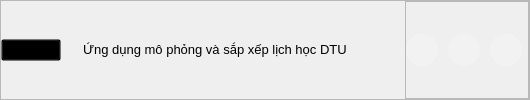
       <widget class="QFrame" name="frame_header">
        <property name="sizePolicy">
         <sizepolicy hsizetype="Expanding" vsizetype="Fixed">
          <horstretch>0</horstretch>
          <verstretch>0</verstretch>
         </sizepolicy>
        </property>
        <property name="styleSheet">
         <string notr="true"/>
        </property>
        <property name="frameShape">
         <enum>QFrame::StyledPanel</enum>
        </property>
        <property name="frameShadow">
         <enum>QFrame::Raised</enum>
        </property>
        <layout class="QHBoxLayout" name="horizontalLayout_4">
         <property name="spacing">
          <number>14</number>
         </property>
         <property name="leftMargin">
          <number>0</number>
         </property>
         <property name="topMargin">
          <number>0</number>
         </property>
         <property name="rightMargin">
          <number>0</number>
         </property>
         <property name="bottomMargin">
          <number>0</number>
         </property>
         <item alignment="Qt::AlignLeft">
          <widget class="QPushButton" name="button_menu">
           <property name="sizePolicy">
            <sizepolicy hsizetype="Fixed" vsizetype="Fixed">
             <horstretch>0</horstretch>
             <verstretch>0</verstretch>
            </sizepolicy>
           </property>
           <property name="minimumSize">
            <size>
             <width>60</width>
             <height>0</height>
            </size>
           </property>
           <property name="styleSheet">
            <string notr="true">QPushButton {
	background: transparent;
}</string>
           </property>
           <property name="text">
            <string/>
           </property>
           <property name="icon">
            <iconset>
             <normaloff>../resources/icon_menu_gray.svg</normaloff>../resources/icon_menu_gray.svg</iconset>
           </property>
           <property name="iconSize">
            <size>
             <width>20</width>
             <height>20</height>
            </size>
           </property>
          </widget>
         </item>
         <item alignment="Qt::AlignLeft">
          <widget class="QLabel" name="label_windowTitle">
           <property name="sizePolicy">
            <sizepolicy hsizetype="Fixed" vsizetype="Fixed">
             <horstretch>0</horstretch>
             <verstretch>0</verstretch>
            </sizepolicy>
           </property>
           <property name="font">
            <font>
             <family>Segoe UI</family>
             <pointsize>10</pointsize>
            </font>
           </property>
           <property name="styleSheet">
            <string notr="true">padding-left: 5px;</string>
           </property>
           <property name="text">
            <string>Ứng dụng mô phỏng và sắp xếp lịch học DTU</string>
           </property>
          </widget>
         </item>
         <item>
          <spacer name="horizontalSpacer">
           <property name="orientation">
            <enum>Qt::Horizontal</enum>
           </property>
           <property name="sizeHint" stdset="0">
            <size>
             <width>40</width>
             <height>20</height>
            </size>
           </property>
          </spacer>
         </item>
         <item alignment="Qt::AlignRight">
          <widget class="QFrame" name="frameTopRightButton">
           <property name="sizePolicy">
            <sizepolicy hsizetype="Preferred" vsizetype="Preferred">
             <horstretch>0</horstretch>
             <verstretch>0</verstretch>
            </sizepolicy>
           </property>
           <property name="minimumSize">
            <size>
             <width>122</width>
             <height>32</height>
            </size>
           </property>
           <property name="styleSheet">
            <string notr="true">QPushButton{
	background-color: #f2f2f2f2;
	border-radius: 16px;
}
</string>
           </property>
           <property name="frameShape">
            <enum>QFrame::StyledPanel</enum>
           </property>
           <property name="frameShadow">
            <enum>QFrame::Raised</enum>
           </property>
           <property name="lineWidth">
            <number>1</number>
           </property>
           <layout class="QHBoxLayout" name="horizontalLayout_5">
            <property name="spacing">
             <number>10</number>
            </property>
            <property name="leftMargin">
             <number>0</number>
            </property>
            <property name="topMargin">
             <number>0</number>
            </property>
            <property name="rightMargin">
             <number>6</number>
            </property>
            <property name="bottomMargin">
             <number>0</number>
            </property>
            <item>
             <widget class="QPushButton" name="button_minimum">
              <property name="sizePolicy">
               <sizepolicy hsizetype="Fixed" vsizetype="Fixed">
                <horstretch>0</horstretch>
                <verstretch>0</verstretch>
               </sizepolicy>
              </property>
              <property name="minimumSize">
               <size>
                <width>32</width>
                <height>32</height>
               </size>
              </property>
              <property name="styleSheet">
               <string notr="true">QPushButton::hover{
background-color: rgb(0, 170, 0);
}</string>
              </property>
              <property name="text">
               <string/>
              </property>
             </widget>
            </item>
            <item>
             <widget class="QPushButton" name="button_maximum">
              <property name="sizePolicy">
               <sizepolicy hsizetype="Fixed" vsizetype="Fixed">
                <horstretch>0</horstretch>
                <verstretch>0</verstretch>
               </sizepolicy>
              </property>
              <property name="minimumSize">
               <size>
                <width>32</width>
                <height>32</height>
               </size>
              </property>
              <property name="styleSheet">
               <string notr="true">QPushButton::hover{
background-color: rgb(255, 170, 0);
}</string>
              </property>
              <property name="text">
               <string/>
              </property>
             </widget>
            </item>
            <item>
             <widget class="QPushButton" name="button_close">
              <property name="enabled">
               <bool>true</bool>
              </property>
              <property name="sizePolicy">
               <sizepolicy hsizetype="Fixed" vsizetype="Fixed">
                <horstretch>0</horstretch>
                <verstretch>0</verstretch>
               </sizepolicy>
              </property>
              <property name="minimumSize">
               <size>
                <width>32</width>
                <height>32</height>
               </size>
              </property>
              <property name="baseSize">
               <size>
                <width>0</width>
                <height>0</height>
               </size>
              </property>
              <property name="styleSheet">
               <string notr="true">
QPushButton::hover {
background-color: rgb(255, 0, 0);
}</string>
              </property>
              <property name="text">
               <string/>
              </property>
              <property name="iconSize">
               <size>
                <width>0</width>
                <height>0</height>
               </size>
              </property>
              <property name="flat">
               <bool>false</bool>
              </property>
             </widget>
            </item>
           </layout>
           <zorder>button_close</zorder>
           <zorder>button_minimum</zorder>
           <zorder>button_maximum</zorder>
          </widget>
         </item>
        </layout>
       </widget>
